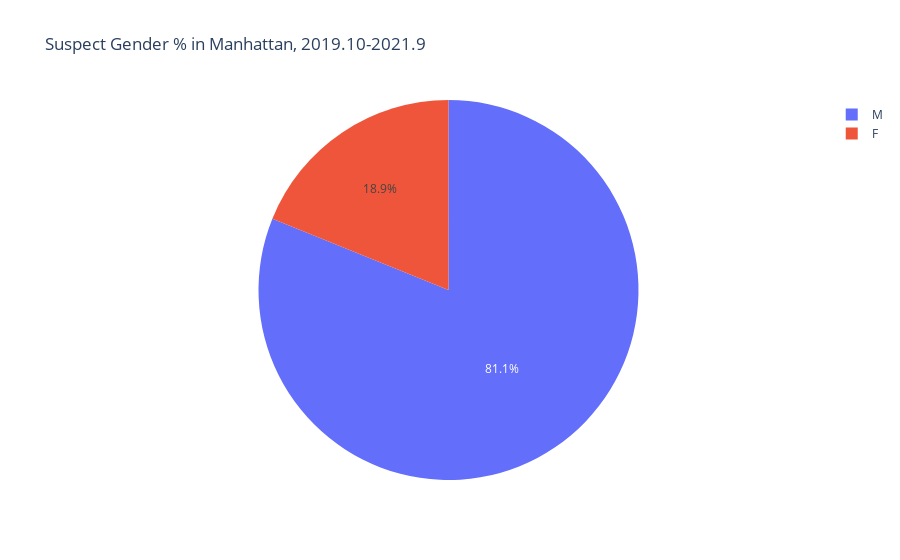

Source (notebook cell):
### Markdown cell above
Similarly, when considering the suspect gender, the definition of U is also undefined, hence rename it to "unknown".

### Code cell
df_suspect_gender = df_NY.groupby(['Suspect Gender']).agg('count').reset_index().rename(columns={'index': 'count'})
df_suspect_gender = df_suspect_gender[['Suspect Gender','count']]

#df_suspect_gender = df_suspect_gender.drop(index=(df_suspect_gender.loc[(df_suspect_gender['Suspect Gender']=='Other')].index))

df_suspect_gender = df_suspect_gender.drop(index=(df_suspect_gender.loc[(df_suspect_gender['Suspect Gender']=='U')].index))
display(df_suspect_gender)

fig8 = px.pie(df_suspect_gender, values='count', names='Suspect Gender', title='Suspect Gender % in Manhattan, 2019.10-2021.9')
fig8.show()

### Figure 1 — Plotly figure (JSON) as saved in the notebook; plotly's stock layout.template omitted (floating-point values rounded to 4 significant figures)
{"data": [{"domain": {"x": [0, 1], "y": [0, 1]}, "hovertemplate": "Suspect Gender=%{label}<br>count=%{value}<extra></extra>", "labels": ["F", "M"], "legendgroup": "", "name": "", "showlegend": true, "type": "pie", "values": [9459, 40649]}], "layout": {"legend": {"tracegroupgap": 0}, "title": {"text": "Suspect Gender % in Manhattan, 2019.10-2021.9"}}}
